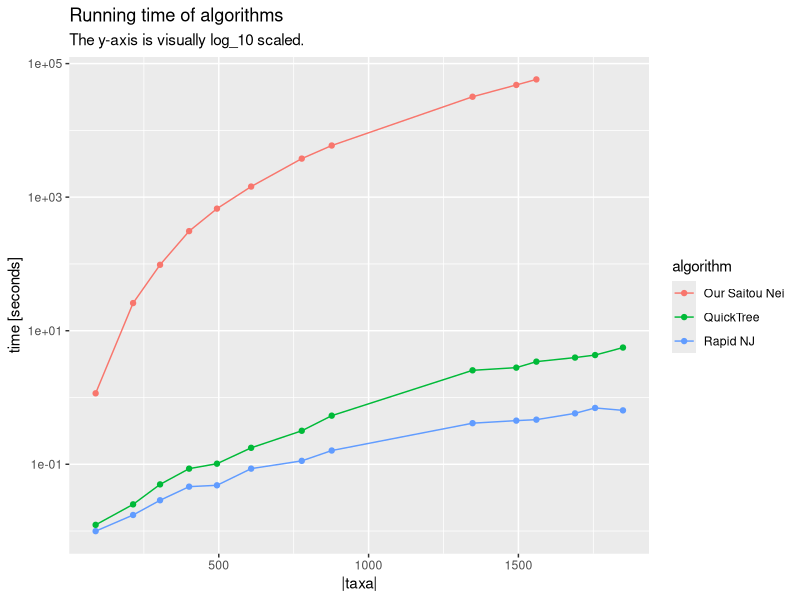
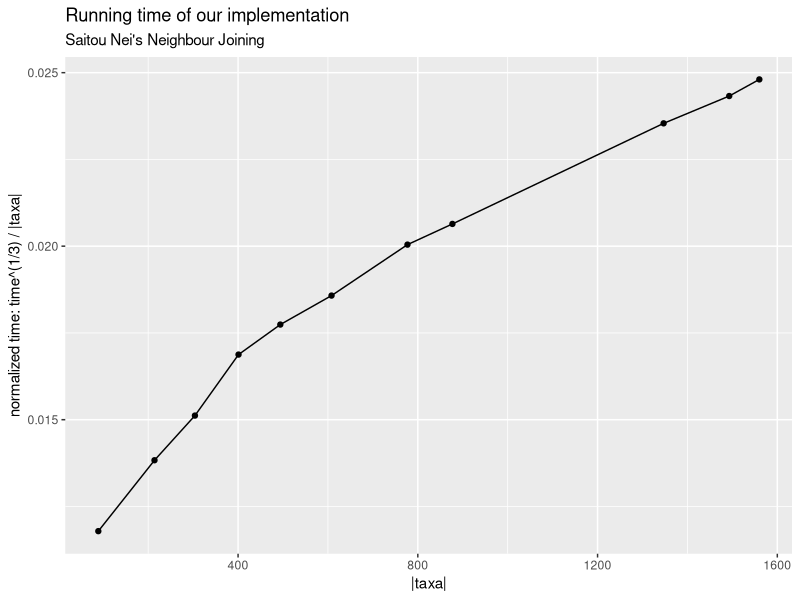
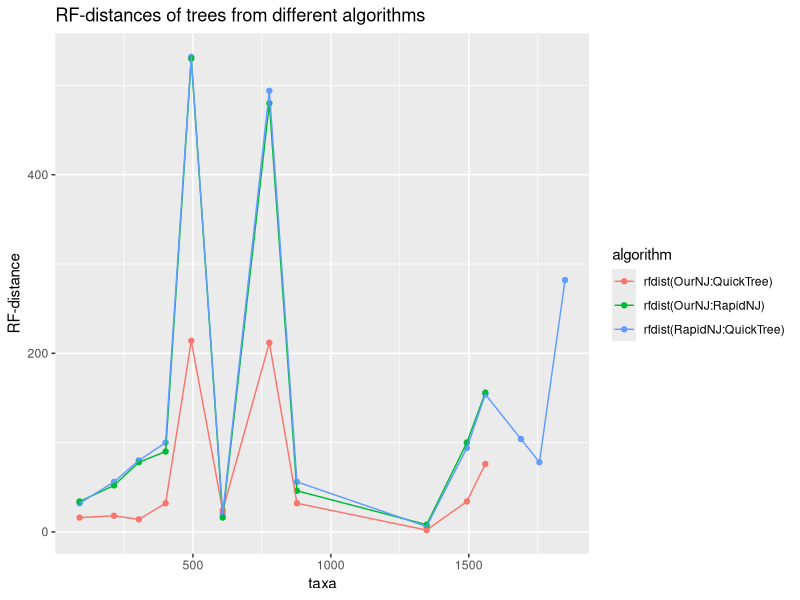

Write the R code that produced these figures, in order.
library(readr)
library(tidyverse)
rnj <- read_csv("rnj.csv") %>% mutate(algorithm = 'Rapid NJ')
qt <- read_csv("quicktree.csv") %>% mutate(algorithm = 'QuickTree')
#langhave <- read_csv("langhave.csv") %>% mutate(algorithm = 'generic NJ')
kobel = read_csv("../../parallel_output/times_copy.csv")

data = bind_rows(rnj, qt) %>% bind_rows(kobel)

data %>% ggplot(aes(x = taxa, y = time, color = algorithm)) +
    geom_point() + 
    geom_line() +
    scale_y_log10() + 
    labs(title = "Running time of algorithms",
         subtitle = "The y-axis is visually log_10 scaled.",
         x = "|taxa|",
         y = "time [seconds]")

data %>% filter(algorithm == "Our Saitou Nei") %>% 
    ggplot(aes(x = taxa, y = time^(1/3)/taxa)) + 
    geom_line() + 
    geom_point() + 
    labs(y = "normalized time: time^(1/3) / |taxa|",
         x = "|taxa|",
         title = "Running time of our implementation",
         subtitle = "Saitou Nei's Neighbour Joining") 


# RF distances
rq_rfdist = read_csv("../rfdist/rnjmodqt/rq_rfdist.csv") %>% select(-file)

#langhave_rfdist = read_csv("../rfdist/voresmodandre/ours.csv") %>% select(-file) %>% spread(comparison, rfdist)

kobel_qt_rfdist = read_csv("../rfdist/kobelmodandre/ourVSqt.csv") %>% select(-file)
kobel_rnj_rfdist = read_csv("../rfdist/kobelmodandre/ourVSrnj.csv") %>% select(-file)


df = data %>% select(-file) %>%  spread(algorithm, time) %>%
    mutate(QuickTree / `Our Saitou Nei`) %>%
    mutate(`Rapid NJ` / `Our Saitou Nei`) %>%
    left_join(rq_rfdist) %>%
    #select(-taxa1) %>% 
    #left_join(our_rfdist[1:3]) %>% View
    left_join(kobel_qt_rfdist) %>% 
    left_join(kobel_rnj_rfdist)

df %>% knitr::kable("html")

df[c(1,7,8,9)] %>% gather(algorithm, rfdist, -taxa) %>%
    ggplot((aes(taxa, rfdist, color = algorithm))) +
    geom_point() +
    geom_line() + 
    labs(title = "RF-distances of trees from different algorithms",
         y = "RF-distance")


